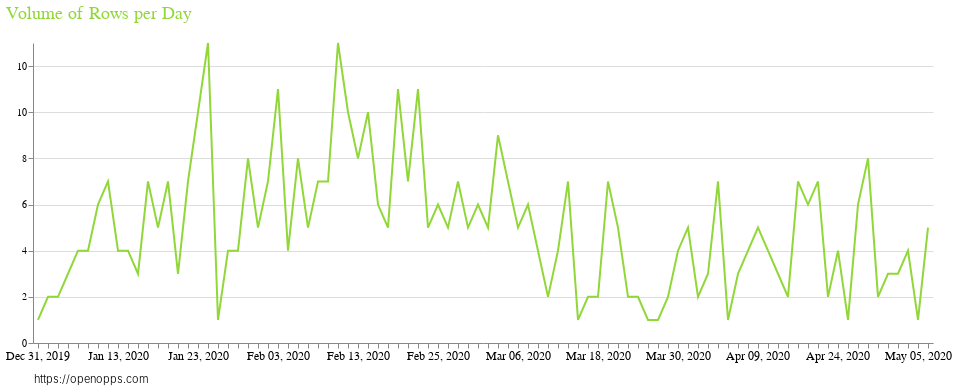

Notebook code cell kept with this figure:
### Markdown cell above
Output chart of counts by day

### Code cell
df['pubdate'] = pd.to_datetime(df['pubdate']).dt.strftime('%Y-%m-%d')
chart = alt.Chart(df, width=900, height=300, title="Volume of Rows per Day").mark_line(color='#91D739').encode(
            alt.X('pubdate',
            axis=alt.Axis(tickCount=12, title="https://openopps.com",
            grid=False, 
            labelFont='Helvetica', 
            labelFontSize=12, 
            labelAngle=0, 
            titleAlign='left',
            titleAnchor='start',
            titleFont='Helvetica',
            titleFontSize= 11,
            titleFontWeight= 300,
            titleX= -0,
            titleY= 30)
                   ),
         alt.Y('count(*):Q',
               axis=alt.Axis(title="",
               format=".0s",)
                       ),
                )

nearest = alt.selection(type='single', nearest=True, on='mouseover',fields=['pubdate'], empty='none')
selectors = alt.Chart(df).mark_point(filled=True).encode(
            x='yearmonthdate(pubdate):O',
            opacity=alt.value(0),
            ).add_selection(
                nearest
            )
points = chart.mark_point().encode(
         opacity=alt.condition(nearest, alt.value(1), alt.value(0))
        )


text = chart.mark_text(align='left', dx=10, dy=-10).encode(
       text=alt.condition(nearest, 'count(*):Q', alt.value(' '))
        )

rules = alt.Chart(df).mark_rule(color='gray').encode(
            x='yearmonthdate(pubdate):O',
        ).transform_filter(
            nearest
        )

full_chart = alt.layer(
            chart, selectors, points, rules, text
            ).configure_view(
              strokeWidth=0
            ).configure_title(fontSize=18, anchor='start',
                    color= "#91D739", font='Helvetica', fontWeight=400)

full_chart

### Figure 1 — Vega-Lite specification as saved in the notebook (floating-point values rounded to 4 significant figures; data arrays with more than 128 entries replaced by an {"elided": "..."} marker saying what was removed)
{"config": {"view": {"continuousWidth": 400, "continuousHeight": 300, "strokeWidth": 0}, "title": {"anchor": "start", "color": "#91D739", "font": "Helvetica", "fontSize": 18, "fontWeight": 400}}, "layer": [{"mark": {"type": "line", "color": "#91D739"}, "encoding": {"x": {"type": "nominal", "axis": {"grid": false, "labelAngle": 0, "labelFont": "Helvetica", "labelFontSize": 12, "tickCount": 12, "title": "https://openopps.com", "titleAlign": "left", "titleAnchor": "start", "titleFont": "Helvetica", "titleFontSize": 11, "titleFontWeight": 300, "titleX": 0, "titleY": 30}, "field": "pubdate"}, "y": {"type": "quantitative", "aggregate": "count", "axis": {"format": ".0s", "title": ""}, "field": "*"}}, "height": 300, "title": "Volume of Rows per Day", "width": 900}, {"mark": {"type": "point", "filled": true}, "encoding": {"opacity": {"value": 0}, "x": {"type": "ordinal", "field": "pubdate", "timeUnit": "yearmonthdate"}}, "selection": {"selector042": {"type": "single", "nearest": true, "on": "mouseover", "fields": ["pubdate"], "empty": "none"}}}, {"mark": "point", "encoding": {"opacity": {"condition": {"value": 1, "selection": "selector042"}, "value": 0}, "x": {"type": "nominal", "axis": {"grid": false, "labelAngle": 0, "labelFont": "Helvetica", "labelFontSize": 12, "tickCount": 12, "title": "https://openopps.com", "titleAlign": "left", "titleAnchor": "start", "titleFont": "Helvetica", "titleFontSize": 11, "titleFontWeight": 300, "titleX": 0, "titleY": 30}, "field": "pubdate"}, "y": {"type": "quantitative", "aggregate": "count", "axis": {"format": ".0s", "title": ""}, "field": "*"}}, "height": 300, "title": "Volume of Rows per Day", "width": 900}, {"mark": {"type": "rule", "color": "gray"}, "encoding": {"x": {"type": "ordinal", "field": "pubdate", "timeUnit": "yearmonthdate"}}, "transform": [{"filter": {"selection": "selector042"}}]}, {"mark": {"type": "text", "align": "left", "dx": 10, "dy": -10}, "encoding": {"text": {"condition": {"type": "quantitative", "aggregate": "count", "field": "*", "selection": "selector042"}, "value": " "}, "x": {"type": "nominal", "axis": {"grid": false, "labelAngle": 0, "labelFont": "Helvetica", "labelFontSize": 12, "tickCount": 12, "title": "https://openopps.com", "titleAlign": "left", "titleAnchor": "start", "titleFont": "Helvetica", "titleFontSize": 11, "titleFontWeight": 300, "titleX": 0, "titleY": 30}, "field": "pubdate"}, "y": {"type": "quantitative", "aggregate": "count", "axis": {"format": ".0s", "title": ""}, "field": "*"}}, "height": 300, "title": "Volume of Rows per Day", "width": 900}], "data": {"name": "data-cec1b6505111b19452a7ab86da7d72d9"}, "$schema": "https://vega.github.io/schema/vega-lite/v4.8.1.json", "datasets": {"data-cec1b6505111b19452a7ab86da7d72d9": {"elided": "454 records"}}}
